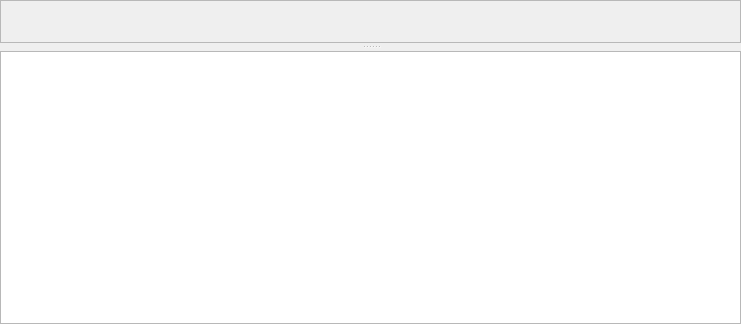
<?xml version="1.0" encoding="UTF-8"?>
<ui version="4.0">
 <class>CDTWidget</class>
 <widget class="QWidget" name="CDTWidget">
  <property name="geometry">
   <rect>
    <x>0</x>
    <y>0</y>
    <width>741</width>
    <height>324</height>
   </rect>
  </property>
  <property name="windowTitle">
   <string/>
  </property>
  <layout class="QVBoxLayout" name="verticalLayout">
   <property name="leftMargin">
    <number>0</number>
   </property>
   <property name="topMargin">
    <number>0</number>
   </property>
   <property name="rightMargin">
    <number>0</number>
   </property>
   <property name="bottomMargin">
    <number>0</number>
   </property>
   <item>
    <widget class="QSplitter" name="splitter">
     <property name="orientation">
      <enum>Qt::Vertical</enum>
     </property>
     <property name="handleWidth">
      <number>8</number>
     </property>
     <widget class="QFrame" name="centerFrame">
      <property name="frameShape">
       <enum>QFrame::StyledPanel</enum>
      </property>
      <property name="frameShadow">
       <enum>QFrame::Raised</enum>
      </property>
     </widget>
     <widget class="QTextBrowser" name="textMsg"/>
    </widget>
   </item>
  </layout>
 </widget>
 <resources/>
 <connections/>
</ui>
